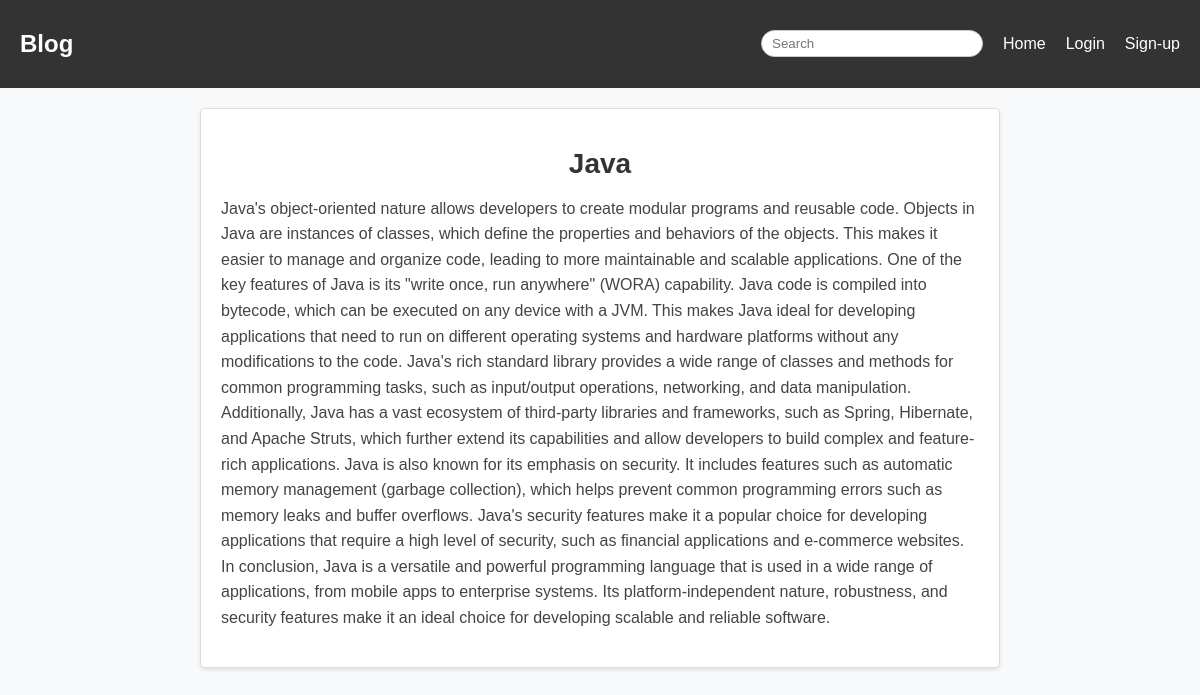
The page /java/ on the database its author committed.
### base/models.py (models this page shows)
class Post(models.Model):
    title = models.CharField(max_length=255)
    slug = models.SlugField()
    intro = models.TextField()
    body = models.TextField()
    created_at = models.DateTimeField(auto_now_add=True)
    class Meta:
        ordering = ('-created_at',)

### base/views.py (the view)
# urls.py: path('<slug:slug>/', views.detail, name='post_detail'),
def detail(request,  slug):
    post = get_object_or_404(Post, slug=slug)
    return render(request, 'base/detail.html', {'post': post})

### base/templates/base/detail.html (shortened to what this page needs)
{% extends 'core/base.html' %}
{% block content %}
<div>
<div class="detail_container">
    <h1 class="detail_topic-name">{{post.title}}</h1>
    <p class ="body">{{post.body}}</p>
</div>
{% endblock content %}

### static/css/style.css (style rules this page uses)
body { margin: 0; padding: 0; font-family: Arial, sans-serif; background-color: #f4f4f4; }
.detail_container { background-color: #fff; border: 1px solid #ddd; border-radius: 5px; box-shadow: 0 2px 4px rgba(0, 0, 0, 0.1); padding: 20px; margin: 20px auto; max-width: 800px; width: 90%; box-sizing: border-box; }
.detail_topic-name { font-size: 28px; color: #333; margin-bottom: 10px; text-align: center; }
.body { font-size: 16px; color: #444; line-height: 1.6; }
body { font-family: Arial, sans-serif; margin: 0; padding: 0; background-color: #f8f9fa; }

### rows shown on the page
Post: title "Java", body "Java's object-oriented nature allows developers to create modular programs and reusable code. Objects in Java are instances of classes, which define the properties and behaviors of the objects. This makes it easier to manage and organize code, leading to more maintainable and scalable applications. One of the key features of Java is its \"write once, run anywhere\" (WORA) capability. Java code is compiled into bytecode, which can be executed on any device with a JVM. This makes Java ideal for developing applications that need to run on different operating systems and hardware platforms without any modifications to the code. Java's rich standard library provides a wide range of classes and…"
